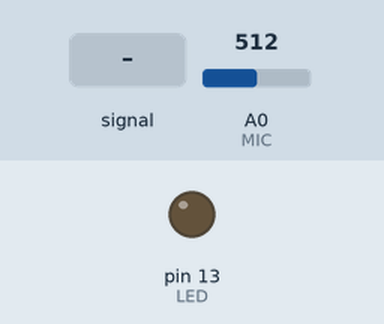
Bench run of a program on a simulated Arduino Uno, built with avr-gcc and run on an emulated ATmega328P. Shown: output pins drawn as LEDs (lit = HIGH). Dashed ring = blinking. The test bench sets the inputs (shaded band); at power-on: A0 (MIC) = 512.

Above: at 1.6 s.
1.7 s: A0 (MIC) fed a 200 Hz sine of ±81 counts around its level
At 1.85 s:
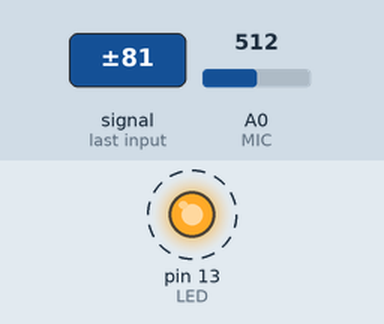
4.7 s: A0 (MIC) set to 716
At 5.5 s:
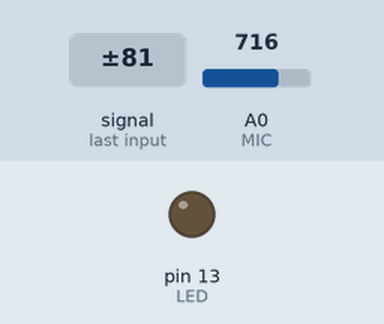
6.2 s: A0 (MIC) set to 760
7.7 s: A0 (MIC) set to 795
9.2 s: A0 (MIC) set to 839
10.7 s: A0 (MIC) set to 872
Timing chart, 0 to 13.2 s (numbered marks = the images above; inputs shaded):
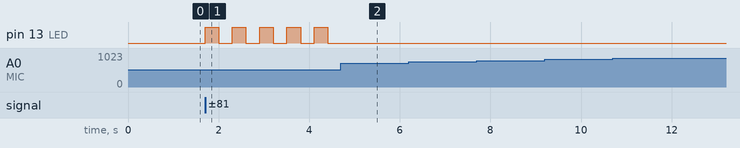

The program:

main.cpp
```cpp
#include <Arduino.h>

const int MIC = A0;   // 소리 센서 OUT → A0
const int LED = 13;   // LED 핀 (220Ω 저항 직렬)

float base = 0.0;
const float alpha = 0.02;
int thresh = 60;                  // 임계값: 조용할 때 변동폭보다 20~30 정도 크게
unsigned long lastMs = 0;
const unsigned long cooldown = 300;

void setup() {
  pinMode(LED, OUTPUT);
  long sum=0;
  for(int i=0;i<200;i++){ sum+=analogRead(MIC); delay(2); }
  base = sum/200.0;
}

void loop() {
  int v = analogRead(MIC);
  base = (1-alpha)*base + alpha*v;
  int peak = abs(v - (int)base);

  if (peak > thresh && millis()-lastMs > cooldown) {
    digitalWrite(LED, !digitalRead(LED));
    lastMs = millis();
  }
}
```

Measured:
- after the input at 1.7 s, pin 13 (LED): alternates HIGH for 0.30 s and LOW for 0.30 s, starting at once
- after the input at 4.7 s, pin 13 (LED): stops changing and stays LOW
- after the input at 6.2 s, every drawn part: stays the same
- after the input at 7.7 s, every drawn part: stays the same
- after the input at 9.2 s, every drawn part: stays the same
- after the input at 10.7 s, every drawn part: stays the same
